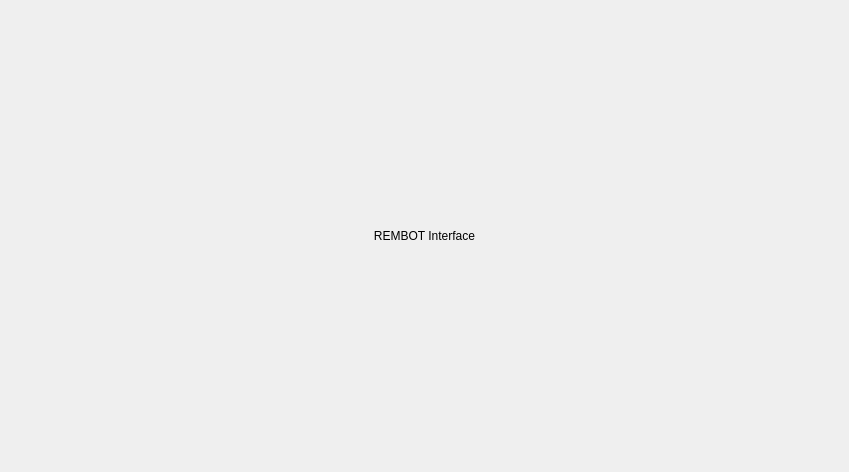
<?xml version="1.0" encoding="UTF-8"?>
<ui version="4.0">
 <class>Dialog</class>
 <widget class="QDialog" name="Dialog">
  <property name="geometry">
   <rect>
    <x>0</x>
    <y>0</y>
    <width>849</width>
    <height>472</height>
   </rect>
  </property>
  <property name="windowTitle">
   <string>Dialog</string>
  </property>
  <layout class="QVBoxLayout" name="verticalLayout">
   <item>
    <widget class="QLabel" name="label">
     <property name="text">
      <string>REMBOT Interface</string>
     </property>
     <property name="alignment">
      <set>Qt::AlignCenter</set>
     </property>
    </widget>
   </item>
  </layout>
 </widget>
 <resources/>
 <connections/>
</ui>
